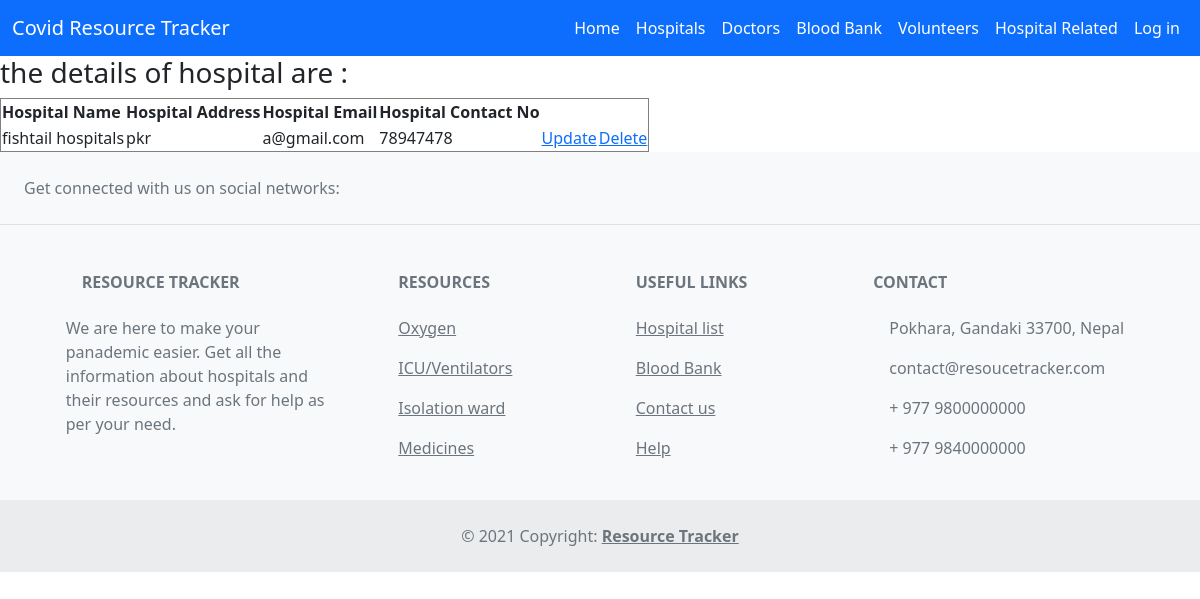
/admin_hospital_detail/1/ (signed in), run on the app's committed database.
### apps/models.py (models this page shows, shortened)
class Hospital(models.Model):
    name = models.CharField(max_length=255)
    email = models.EmailField(unique=True)
    address = models.CharField(max_length=255)
    contact_no = models.CharField(max_length=15)
    hospital_image = models.ImageField(upload_to='hospital_image')

### apps/views.py (the view)
# urls.py: path('admin_hospital_detail/<int:pk>/', admin_hospital_detail, name='admin_hospital_detail'),
@login_required
def admin_hospital_detail(request, pk):
    hospitals = Hospital.objects.get(id=pk)
    context = {
        'hospitals': hospitals,
    }
    return render(request, 'apps/admin_hospital_detail.html', context)

### apps/templates/apps/admin_hospital_detail.html (shortened to what this page needs)
{% extends 'base.html' %}
{% block content %}
<h3>the details of hospital are :</h3>
<table border="1">
    <tr>
        <th>Hospital Name</th>
        <th>Hospital Address</th>
        <th>Hospital Email</th>
        <th>Hospital Contact No</th>
        <th></th>
        <th></th>
    </tr>
    <tr>
        <td>{{ hospitals.name }}</td>
        <td>{{ hospitals.address }}</td>
        <td>{{ hospitals.email }}</td>
        <td>{{ hospitals.contact_no }}</td>
        <td><a href="{% url 'admin_hospital_update' hospitals.pk %}">Update</a>
        </td>
        <td><a href="{% url 'admin_hospital_delete' hospitals.pk %}">Delete</a>
        </td>
    </tr>
</table>
{% endblock content %}

### data on the page
Hospital: name "fishtail hospitals", address "pkr", email "a@gmail.com", contact_no "78947478"
